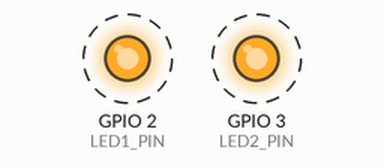
The sketch below on a simulated ESP32. On the bench: output pins drawn as LEDs (lit = HIGH). Dashed ring = blinking.

Above: at 0.12 s.
Timing chart, 0 to 3.0 s (numbered marks = the images above):
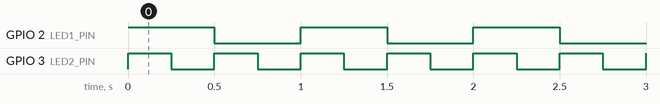

Measured:
- by itself, GPIO 2 (LED1_PIN): alternates HIGH for 0.50 s and LOW for 0.50 s
- by itself, GPIO 3 (LED2_PIN): alternates HIGH for 0.25 s and LOW for 0.25 s
- by itself, everything shown: repeats every 1.0 s, in 4 steps

The sketch:

task_led_version1.ino
```cpp
const int LED1_PIN = 2;
const int LED2_PIN = 3;

void led1_task(void *pvParameter)
{
    while(1)
    {
        digitalWrite(LED1_PIN, HIGH);           // LED ON
        vTaskDelay(pdMS_TO_TICKS(500));         // Delay for 500ms

        digitalWrite(LED1_PIN, LOW);            // LED OFF
        vTaskDelay(pdMS_TO_TICKS(500));         // Delay for 500ms
    }
}

void led2_task(void *pvParameter)
{
    const TickType_t period = pdMS_TO_TICKS(250);
    TickType_t lastWakeTime = xTaskGetTickCount();

    while (1)
    {
        digitalWrite(LED2_PIN, HIGH);           // LED ON
        vTaskDelayUntil(&lastWakeTime, period);

        digitalWrite(LED2_PIN, LOW);            // LED OFF
        vTaskDelayUntil(&lastWakeTime, period);
    }
}

void setup()
{
    pinMode(LED1_PIN, OUTPUT);
    pinMode(LED2_PIN, OUTPUT);

    // Create the FreeRTOS tasks
    xTaskCreate(led1_task, "LED1Task", 1024, NULL, 2, NULL);
    xTaskCreate(led2_task, "LED2Task", 1024, NULL, 2, NULL);
}

void loop()
{
    // Do nothing here
}
```
